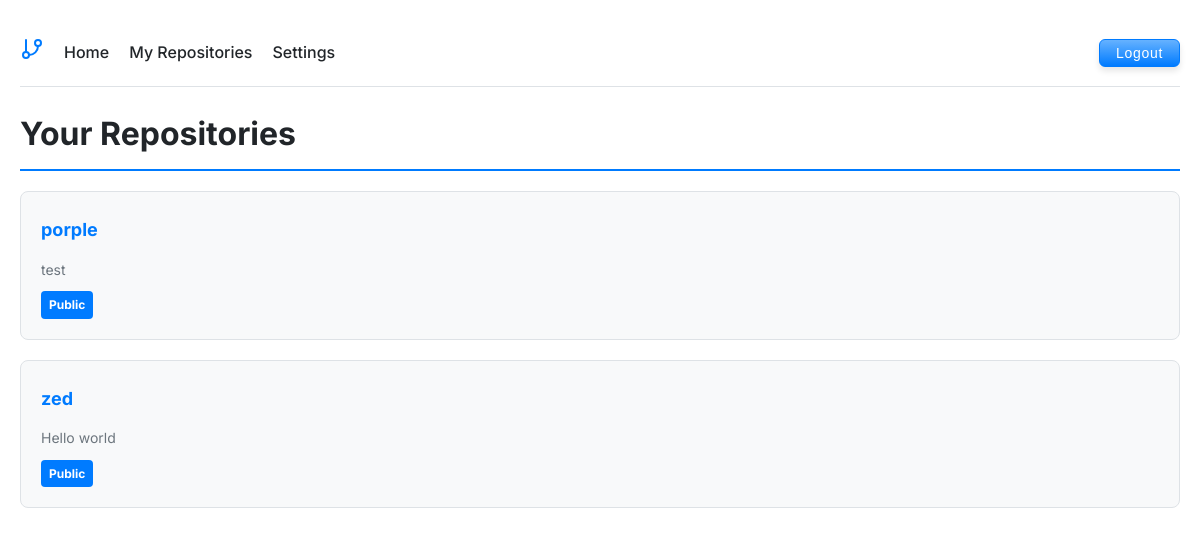
The page /dashboard.php (signed in) on the database as committed earlier.
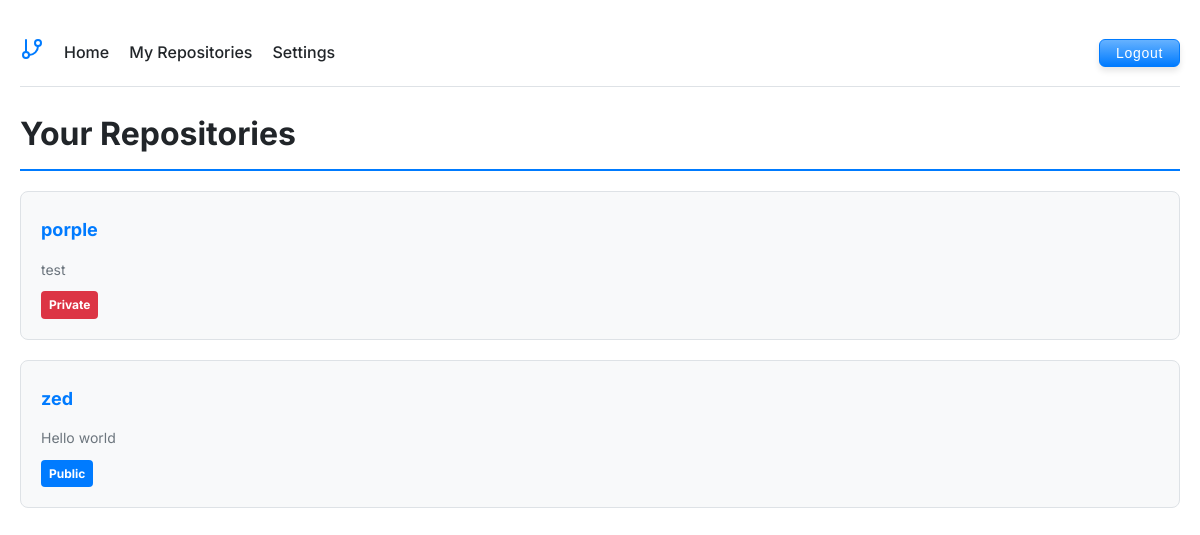
The same page on the database as committed later.
### tables this page shows
CREATE TABLE repositories (
        id INTEGER PRIMARY KEY AUTOINCREMENT,
        user_id INTEGER NOT NULL,
        name TEXT NOT NULL,
        description TEXT,
        is_public BOOLEAN DEFAULT 0,
        created_at DATETIME DEFAULT CURRENT_TIMESTAMP,
        last_updated DATETIME DEFAULT CURRENT_TIMESTAMP,
        FOREIGN KEY (user_id) REFERENCES users(id),
        UNIQUE(user_id, name)
    );

### includes/auth.php (called while the page is built, shortened)
<?php
function isLoggedIn() {
    return isset($_SESSION['user_id']);
}

### includes/repository.php (called while the page is built, shortened)
<?php
require_once 'auth.php';
function listUserRepositories($userId, $username) {
    $db = Database::getInstance();
    $stmt = $db->prepare('
        SELECT * FROM repositories
        WHERE user_id = :user_id
        ORDER BY name
    ');
    $stmt->bindValue(':user_id', $userId, SQLITE3_INTEGER);
    $repos = [];
    $result = $stmt->execute();
    while ($row = $result->fetchArray(SQLITE3_ASSOC)) {
        $repos[] = $row;
    }
    $dir = "/Users/fultonbrowne/code/users/$username";
    $files = scandir($dir);
    return $repos;
}

### includes/database.php (called while the page is built, shortened)
<?php
class Database {
    private static $db = null;
    public static function getInstance() {
        if (self::$db === null) {
            self::$db = new SQLite3('gitplace.db');
            self::$db->enableExceptions(true);
        }
        return self::$db;
    }
}
function initDatabase() {
    $db = Database::getInstance();
    $db->exec('CREATE TABLE IF NOT EXISTS users (
        id INTEGER PRIMARY KEY AUTOINCREMENT,
        username TEXT UNIQUE NOT NULL,
        password_hash TEXT NOT NULL,
        repo_path TEXT UNIQUE NOT NULL,
        created_at DATETIME DEFAULT CURRENT_TIMESTAMP
    )');
    $db->exec('CREATE TABLE IF NOT EXISTS repositories (
        id INTEGER PRIMARY KEY AUTOINCREMENT,
        user_id INTEGER NOT NULL,
        name TEXT NOT NULL,
        description TEXT,
        is_public BOOLEAN DEFAULT 0,
        created_at DATETIME DEFAULT CURRENT_TIMESTAMP,
        last_updated DATETIME DEFAULT CURRENT_TIMESTAMP,
        FOREIGN KEY (user_id) REFERENCES users(id),
        UNIQUE(user_id, name)
    )');
    $db->exec('CREATE TABLE IF NOT EXISTS issues (
        id INTEGER PRIMARY KEY AUTOINCREMENT,
        repository_id INTEGER NOT NULL,
        title TEXT NOT NULL,
        description TEXT,
        status TEXT NOT NULL DEFAULT "open",
        created_by INTEGER NOT NULL,
        assigned_to INTEGER,
        created_at DATETIME DEFAULT CURRENT_TIMESTAMP,
        updated_at DATETIME DEFAULT CURRENT_TIMESTAMP,
        FOREIGN KEY (repository_id) REFERENCES repositories(id),
        FOREIGN KEY (created_by) REFERENCES users(id),
        FOREIGN KEY (assigned_to) REFERENCES users(id)
    )');
    $db->exec('CREATE TABLE IF NOT EXISTS issue_comments (
        id INTEGER PRIMARY KEY AUTOINCREMENT,
        issue_id INTEGER NOT NULL,
        user_id INTEGER NOT NULL,
        comment TEXT NOT NULL,
        created_at DATETIME DEFAULT CURRENT_TIMESTAMP,
        FOREIGN KEY (issue_id) REFERENCES issues(id),
        FOREIGN KEY (user_id) REFERENCES users(id)
    )');
    $db->exec('CREATE TABLE IF NOT EXISTS ssh_keys (
            id INTEGER PRIMARY KEY AUTOINCREMENT,
            user_id INTEGER NOT NULL,
            name TEXT NOT NULL,
            public_key TEXT NOT NULL,
            fingerprint TEXT NOT NULL,
            created_at DATETIME DEFAULT CURRENT_TIMESTAMP,
            last_used_at DATETIME,
            FOREIGN KEY (user_id) REFERENCES users(id),
            UNIQUE(user_id, fingerprint)
        )');
        $hasGitName = $db->querySingle("SELECT COUNT(*) FROM pragma_table_info('users') WHERE name='git_name'") > 0;
}

### dashboard.php (the view, shortened to what this page needs)
<?php
require_once 'includes/auth.php';
require_once 'includes/database.php';
require_once 'includes/repository.php';
initDatabase();
?>
<!DOCTYPE html>
<html>
<head>
    <link rel="stylesheet" href="style.css">
</head>
<body>
    <?php include 'includes/header.php'; ?>
    <?php if (!isLoggedIn()): ?>
        <?php if (isset($error)): ?>
            <div class="error"><?php echo htmlspecialchars($error); ?></div>
        <?php endif; ?>
        <div class="auth-forms">
            <div class="login-form">
                <h2>Login</h2>
                <form method="post">
                    <input type="hidden" name="action" value="login">
                    <input type="text" name="username" placeholder="Username" required>
                    <input type="password" name="password" placeholder="Password" required>
                    <button type="submit">Login</button>
                </form>
            </div>
            <div class="register-form">
                <h2>Register</h2>
                <form method="post">
                    <input type="hidden" name="action" value="register">
                    <input type="text" name="username" placeholder="Username" required>
                    <input type="password" name="password" placeholder="Password" required>
                    <button type="submit">Register</button>
                </form>
            </div>
        </div>
    <?php else: ?>
        <div class="repository-list">
            <h1>Your Repositories</h1>
            <?php
            $userRepos = listUserRepositories($_SESSION['user_id'], $_SESSION['username']);
            if (empty($userRepos)): ?>
                <p>You don't have any repositories yet.</p>
            <?php else: ?>
                <ul>
                    <?php foreach ($userRepos as $repo): ?>
                        <li class="repo-card">
                            <a href="files.php?repo=<?php echo urlencode($repo['name']); ?>">
                                <?php echo htmlspecialchars($repo['name']); ?>
                            </a>
                            <?php if ($repo['description']): ?>
                                <p class="repo-description">
                                    <?php echo htmlspecialchars($repo['description']); ?>
                                </p>
                            <?php endif; ?>
                            <span class="repo-visibility <?php echo $repo['is_public'] ? '' : 'private'; ?>">
                                <?php echo $repo['is_public'] ? 'Public' : 'Private'; ?>
                            </span>
                        </li>
                    <?php endforeach; ?>
                </ul>
            <?php endif; ?>
        </div>
    <?php endif; ?>
</body>
</html>

### includes/header.php (shortened to what this page needs)
<header class="main-header">
        <div class="logo">
            <a href="index.php">
                </a>
        </div>
        <nav class="main-nav">
            <a href="index.php">Home</a></li>
                <?php if (isLoggedIn()): ?>
                    <a href="dashboard.php">My Repositories</a>
                    <a href="user_settings.php">Settings</a>
                <?php endif; ?>
        </nav>
            <?php if (isLoggedIn()): ?>
                <form method="post" class="logout-form">
                    <button class="btn-primary" type="submit">Logout</button>
                </form>
            <?php endif; ?>
</header>

### style.css (style rules this page uses)
:root { --background: #ffffff; --surface: #f8f9fa; --text: #212529; --white-text: #ffffff; --accent: #007bff; --light-accent: #66b2ff; --muted: #6c757d; --border: #dee2e6; }
* { box-sizing: border-box; }
body { margin: 0 auto; padding: 20px; background-color: var(--background); color: var(--text); font-family: "Inter", sans-serif; line-height: 1.6; font-size: 16px; max-width: 1200px; }
.file-tree ul, ul { list-style-type: none; padding: 0; }
.file-tree li, li { margin-bottom: 10px; padding: 4px 0; }
h1, h2, h3, h4, h5, h6 { color: var(--highlight); margin-bottom: 20px; }
h1 { border-bottom: 2px solid var(--accent); padding-bottom: 10px; }
a { color: var(--accent); text-decoration: none; transition: color 0.3s ease; }
ul li a { display: block; padding: 4px 0; }
header { display: flex; align-items: center; padding: 10px 0; border-bottom: 1px solid var(--border); }
nav { display: flex; align-items: center; padding: 10px 0; }
nav a { color: var(--text); text-decoration: none; margin-left: 20px; font-weight: 500; }
.btn-primary { display: inline-flex; align-items: center; justify-content: center; white-space: nowrap; border-radius: 0.375rem; font-size: 0.875rem; font-weight: 500; transition: all 0.3s ease; outline: none; ring-offset-color: white; box-shadow: 0 0 0 2px var(--accent); ring-offset-width: 2px; background: linear-gradient(to top, var(--accent), var(--light-accent)); ); border: 1px solid #007bff; color: white; padding: 0.5rem 1rem; height: 1.75rem; letter-spacing: 0.05em; box-shadow: 0 4px 6px rgba(0, 0, 0, 0.1); }
.repo-card { background: var(--surface); padding: 20px; border-radius: 8px; margin-bottom: 20px; border: 1px solid var(--border); transition: box-shadow 0.3s ease; }
.repo-card a { font-size: 18px; font-weight: 700; color: var(--accent); text-decoration: none; transition: color 0.3s ease; }
.repo-description { color: var(--muted); margin: 10px 0; font-size: 14px; }
.repo-visibility { display: inline-block; padding: 4px 8px; border-radius: 4px; font-size: 12px; font-weight: 700; color: var(--white-text); background-color: var(--accent); }
.repo-visibility.private { background-color: #dc3545; }

Rows that differ between the two databases and show on the page:
changed repositories "porple": is_public "Public" → "Private"
